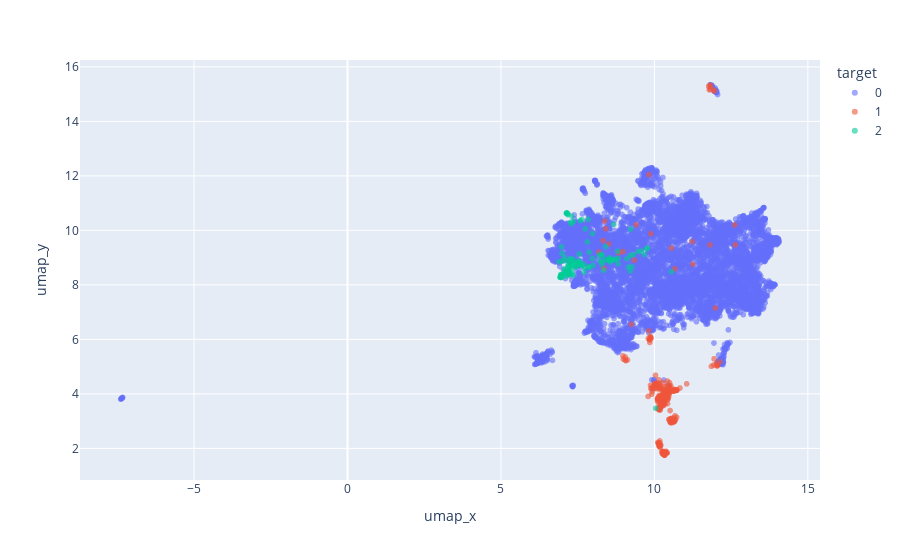

The notebook cell saved with this chart:
### Code cell
fig = px.scatter(umap_df, x="umap_x", y="umap_y", color="target",
                 hover_data=['country'], opacity = 0.6)
fig.show()

### Figure 1 — Plotly figure (JSON) as saved in the notebook; plotly's stock layout.template omitted (floating-point values rounded to 4 significant figures; data arrays with more than 128 entries replaced by an {"elided": "..."} marker saying what was removed)
{"data": [{"customdata": {"elided": "7958x1 str values"}, "hovertemplate": "target=0<br>umap_x=%{x}<br>umap_y=%{y}<br>country=%{customdata[0]}<extra></extra>", "legendgroup": "0", "marker": {"color": "#636efa", "opacity": 0.6, "symbol": "circle"}, "mode": "markers", "name": "0", "showlegend": true, "type": "scattergl", "x": {"elided": "7958 float values"}, "xaxis": "x", "y": {"elided": "7958 float values"}, "yaxis": "y"}, {"customdata": {"elided": "408x1 str values"}, "hovertemplate": "target=1<br>umap_x=%{x}<br>umap_y=%{y}<br>country=%{customdata[0]}<extra></extra>", "legendgroup": "1", "marker": {"color": "#EF553B", "opacity": 0.6, "symbol": "circle"}, "mode": "markers", "name": "1", "showlegend": true, "type": "scattergl", "x": {"elided": "408 float values"}, "xaxis": "x", "y": {"elided": "408 float values"}, "yaxis": "y"}, {"customdata": [["PAK"], ["PAK"], ["PAK"], ["PAK"], ["PAK"], ["PAK"], ["PAK"], ["PAK"], ["PAK"], ["PAK"], ["PAK"], ["PAK"], ["PAK"], ["PAK"], ["PAK"], ["PAK"], ["PAK"], ["PAK"], ["PAK"], ["PAK"], ["PAK"], ["PAK"], ["PAK"], ["PAK"], ["PAK"], ["PAK"], ["PAK"], ["PAK"], ["PAK"], ["PAK"], ["PAK"], ["PAK"], ["PAK"], ["PAK"], ["PAK"], ["PAK"], ["PAK"], ["PAK"], ["PAK"], ["PAK"], ["PAK"], ["PAK"], ["PAK"], ["PAK"], ["PAK"], ["PAK"], ["PAK"], ["PAK"], ["PAK"], ["PAK"], ["PAK"], ["PAK"], ["PAK"], ["PAK"], ["PAK"], ["PAK"], ["PAK"], ["PAK"], ["PAK"], ["PAK"], ["PAK"], ["PAK"], ["PAK"], ["PAK"], ["PAK"], ["PAK"], ["PAK"], ["PAK"], ["PAK"], ["PAK"], ["PAK"], ["PAK"], ["PAK"], ["PAK"], ["PAK"], ["PAK"], ["PAK"], ["PAK"], ["PAK"], ["PAK"], ["PAK"], ["PAK"], ["PAK"], ["PAK"], ["PAK"], ["PAK"], ["PAK"], ["PAK"], ["PAK"], ["PAK"], ["PAK"], ["PAK"], ["PAK"], ["PAK"], ["PAK"], ["PAK"], ["PAK"], ["PAK"], ["PAK"], ["PAK"], ["PAK"], ["PAK"], ["PAK"], ["PAK"], ["PAK"], ["PAK"], ["PAK"], ["PAK"], ["PAK"], ["PAK"], ["PAK"], ["PAK"], ["PAK"], ["PAK"], ["PAK"], ["PAK"], ["PAK"], ["PAK"], ["PAK"], ["PAK"]], "hovertemplate": "target=2<br>umap_x=%{x}<br>umap_y=%{y}<br>country=%{customdata[0]}<extra></extra>", "legendgroup": "2", "marker": {"color": "#00cc96", "opacity": 0.6, "symbol": "circle"}, "mode": "markers", "name": "2", "showlegend": true, "type": "scattergl", "x": [7.703, 8.524, 7.174, 7.185, 7.629, 8.799, 6.989, 9.152, 7.549, 8.3, 9.763, 7.188, 7.279, 7.976, 6.939, 6.97, 6.892, 7.068, 7.281, 7.479, 6.973, 7.981, 8.67, 6.954, 8.261, 7.143, 7.446, 7.326, 8.291, 8.82, 7.63, 6.947, 8.419, 7.195, 7.273, 6.973, 6.952, 7.268, 7.356, 7.223, 7.744, 8.614, 9.226, 8.344, 8.238, 6.995, 7.354, 7.127, 7.213, 8.701, 7.224, 8.503, 7.285, 7.472, 7.903, 7.651, 7.203, 7.149, 7.266, 7.103, 9.217, 7.143, 9.671, 7.455, 6.922, 7.996, 9.569, 7.389, 7.107, 10.04, 8.567, 10.56, 7.701, 7.581, 6.967, 8.316, 7.179, 6.953, 7.185, 6.977, 7.201, 7.137, 9.104, 7.817, 9.264, 7.143, 8.712, 8.534, 7.59, 7.022, 7.393, 7.063, 8.622, 9.469, 7.319, 7.742, 9.311, 7.852, 8.199, 7.845, 7.073, 9.754, 7.528, 7.111, 7.457, 9.22, 7.377, 8.82, 7.31, 7.219, 7.874, 6.952, 7.201, 7.344, 7.326, 8.41, 7.161, 7.347, 7.104, 7.547], "xaxis": "x", "y": [8.466, 8.95, 10.58, 8.377, 10.4, 9.237, 9.162, 8.648, 9.133, 9.083, 9.351, 8.503, 8.392, 8.967, 8.274, 8.343, 8.851, 8.591, 10.3, 8.787, 9.4, 9.881, 10.22, 8.285, 9.119, 8.374, 8.71, 8.427, 8.756, 8.969, 8.698, 8.379, 8.931, 8.717, 8.713, 8.273, 8.34, 8.961, 10.32, 8.45, 10.05, 8.907, 10.05, 8.533, 8.88, 8.868, 8.73, 10.63, 8.515, 8.941, 8.559, 8.9, 10.24, 8.826, 8.655, 8.7, 8.515, 10.64, 8.908, 8.448, 9.078, 10.63, 9.117, 8.819, 8.282, 8.717, 9.244, 8.781, 8.893, 3.473, 8.841, 8.486, 8.759, 8.78, 8.37, 8.854, 8.671, 8.341, 10.6, 8.299, 8.507, 8.496, 8.962, 9.579, 8.662, 10.63, 8.935, 8.992, 10.36, 8.392, 8.813, 9.008, 8.923, 9.226, 8.708, 8.616, 9.108, 8.654, 9.092, 10.41, 8.52, 9.321, 8.838, 8.316, 8.658, 8.513, 8.767, 8.775, 10.52, 8.872, 9.196, 8.275, 8.686, 8.348, 8.596, 9.408, 8.493, 8.941, 8.456, 8.876], "yaxis": "y"}], "layout": {"legend": {"title": {"text": "target"}, "tracegroupgap": 0}, "margin": {"t": 60}, "xaxis": {"anchor": "y", "domain": [0, 1], "title": {"text": "umap_x"}}, "yaxis": {"anchor": "x", "domain": [0, 1], "title": {"text": "umap_y"}}}}
